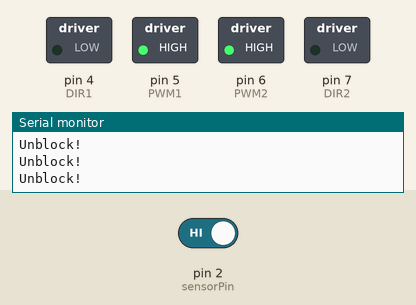
This sketch was run on a simulated Arduino Uno, built with avr-gcc and run on an emulated ATmega328P. Shown: switched loads named in the sketch (green lamp = pin HIGH), the last lines printed to the serial monitor. Inputs (shaded band) come from the test bench; at power-on: pin 2 (sensorPin) HIGH.

Above: at 1.2 s.
1.3 s: pin 2 (sensorPin) driven LOW
At 3.5 s:
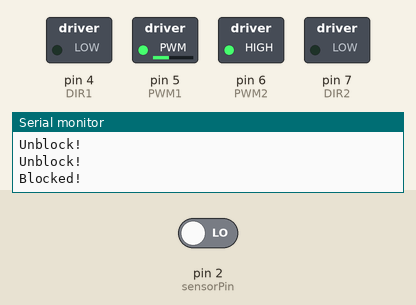
At 5.1 s:
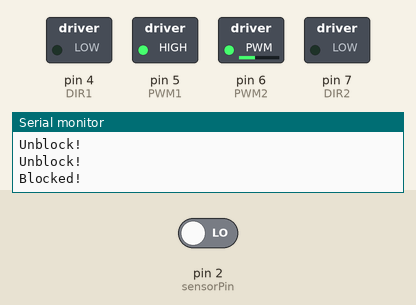
6.8 s: pin 2 (sensorPin) driven HIGH
At 9.3 s:
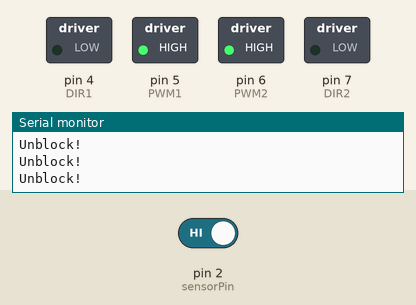
Timing chart, 0 to 10.8 s (numbered marks = the images above; inputs shaded):
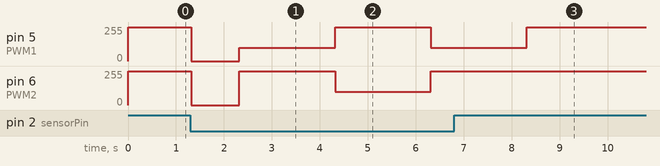

The sketch:

Avoid_obstacle.ino
```cpp
const int sensorPin = 2;
int pinstate;
int DIR1 = 4; //LEFTDIR
int PWM1 = 5; //LEFTSPD
int DIR2 = 7; //RIGHTDIR
int PWM2 = 6; //RIGHTSPD

void setup()
{
  Serial.begin(9600);
  pinMode(sensorPin, INPUT);
  pinMode(DIR1,OUTPUT);
  pinMode(PWM1,OUTPUT);
  pinMode(DIR2,OUTPUT);
  pinMode(PWM2,OUTPUT);
}

void loop()
{
  pinstate = digitalRead(sensorPin);
  if (pinstate==LOW)                //If there is obstacle, it will perform if operation
  {
    Serial.println("Blocked!");
    stopmove();                         //call stop fucntion to stop wheel


  }

  else
  {
    Serial.println("Unblock!");
    forward();

  }
}

void forward()
{
    digitalWrite(DIR1,LOW);         //Low is forward, left wheel go fwd
    analogWrite(PWM1,255);
    digitalWrite(DIR2,LOW);         //right wheel fwd
    analogWrite(PWM2,255);
}
void stopmove()
{
    digitalWrite(DIR1,LOW);
    analogWrite(PWM1,0);            //Left wheel stop
    digitalWrite(DIR2,LOW);
    analogWrite(PWM2,0);             //Right wheel stop
    delay(1000);
    avoid();
}

void avoid()
{
    digitalWrite(DIR1,LOW);         //turn left
    analogWrite(PWM1,100);
    digitalWrite(DIR2,LOW);
    analogWrite(PWM2,255);
    delay(2000);

    analogWrite(PWM1,255);          //turn right
    analogWrite(PWM2,100);
    delay(2000);

    analogWrite(PWM1,100);          //turn left again
    analogWrite(PWM2,255);
    delay(2000);
}
```

Measured:
- after the input at 1.3 s, pin 5 (PWM1): 255/255 → 0/255 at once, → 100/255 1.0 s later, → 255/255 2.0 s later, → 100/255 2.0 s later; pin 6 (PWM2): 255/255 → 0/255 at once, → 255/255 1.0 s later, → 100/255 2.0 s later, → 255/255 2.0 s later
- after the input at 6.8 s, pin 6 (PWM2): stops changing and stays 255/255
